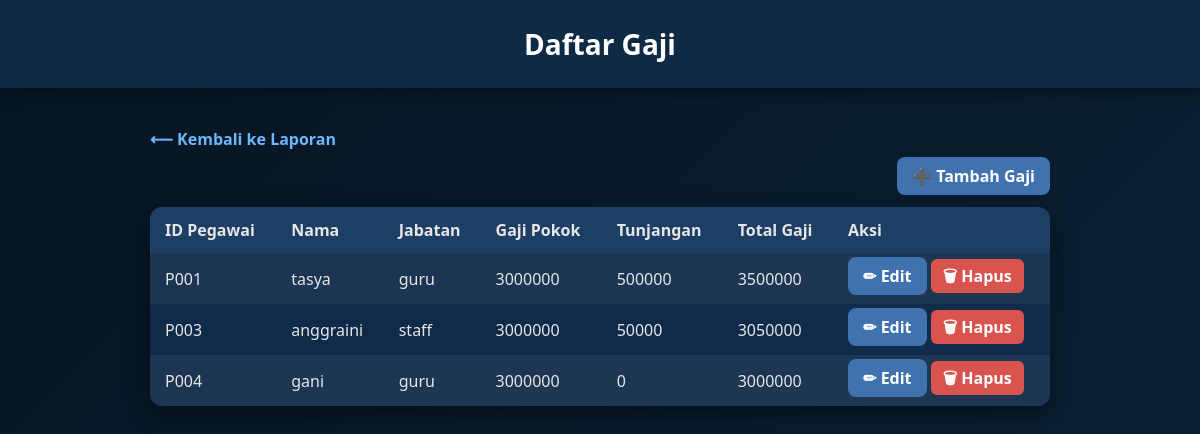
Before: /laporan/gaji/ with the older database file.
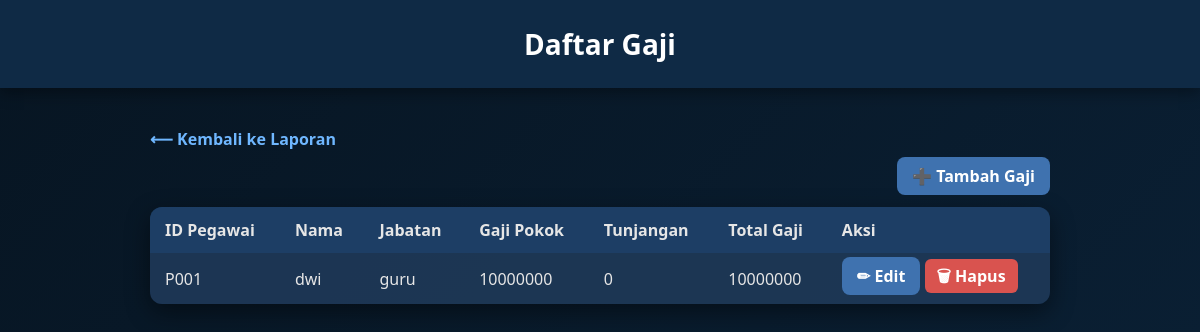
After: the same page with the newer database file.
### laporan/models.py (models this page shows, shortened)
class Gaji(models.Model):
    pegawai = models.ForeignKey(Pegawai, on_delete=models.CASCADE)     # Pegawai penerima gaji
    nama_pegawai = models.CharField(max_length=255, blank=True)        # Nama pegawai
    gaji_pokok = models.PositiveIntegerField(default=0)                # Gaji pokok
    tunjangan_jabatan = models.PositiveIntegerField(default=0)         # Tunjangan jabatan
    keterangan_tunjangan = models.CharField(max_length=255, blank=True, null=True)   # Keterangan tambahan
    @property
    def total_gaji(self):
        return self.gaji_pokok + self.tunjangan_jabatan

### admin_app/models.py (models this page shows, shortened)
class Pegawai(models.Model):
    id_pegawai = models.CharField(max_length=10, unique=True, editable=False)
    JABATAN_CHOICES = [
        ("guru", "Guru"),
        ("staff", "Staff"),
        ("admin", "Admin"),
    ]
    nama = models.CharField(max_length=200)
    jabatan = models.CharField(max_length=20, choices=JABATAN_CHOICES)
    gaji_pokok = models.IntegerField(default=0)

### laporan/views.py (the view)
# urls.py: path("gaji/", views.gaji_list, name="gaji_list"),
def gaji_list(request):
    gaji = Gaji.objects.all()
    return render(request, "laporan/gaji_list.html", {"gaji": gaji})

### laporan/templates/laporan/gaji_list.html (shortened to what this page needs)
<!DOCTYPE html>
<html lang="en">
<head>
</head>
<body>
<header>Daftar Gaji</header>
<div class="wrapper">
    <a href="{% url 'laporan_home' %}" class="back">⟵ Kembali ke Laporan</a>
    <div style="text-align:right; margin-bottom:20px;">
        <a href="{% url 'gaji_tambah' %}" class="button">➕ Tambah Gaji</a>
    </div>
    <table>
        <tr>
            <th>ID Pegawai</th>
            <th>Nama</th>
            <th>Jabatan</th>
            <th>Gaji Pokok</th>
            <th>Tunjangan</th>
            <th>Total Gaji</th>
            <th>Aksi</th>
        </tr>
        {% for g in gaji %}
        <tr>
            <td>{{ g.pegawai.id_pegawai }}</td>
            <td>{{ g.pegawai.nama }}</td>
            <td>{{ g.pegawai.jabatan }}</td>
            <td>{{ g.gaji_pokok }}</td>
            <td>{{ g.tunjangan_jabatan }}</td>
            <td>{{ g.total_gaji }}</td>
            <td>
                <a href="{% url 'gaji_edit' g.pk %}" class="button">✏ Edit</a>
                <a href="{% url 'gaji_hapus' g.pk %}" class="button-delete">🗑 Hapus</a>
            </td>
        </tr>
        {% empty %}
        <tr>
            <td colspan="7" style="text-align:center;">Belum ada data gaji</td>
        </tr>
        {% endfor %}
    </table>
</div>
</body>
</html>

Changed rows visible on the page:
removed Gaji: pegawai.id_pegawai "P001", pegawai.nama "tasya", pegawai.jabatan "guru", gaji_pokok "3000000", tunjangan_jabatan "500000", total_gaji "3500000"
removed Gaji: pegawai.id_pegawai "P003", pegawai.nama "anggraini", pegawai.jabatan "staff", gaji_pokok "3000000", tunjangan_jabatan "50000", total_gaji "3050000"
removed Gaji: pegawai.id_pegawai "P004", pegawai.nama "gani", pegawai.jabatan "guru", gaji_pokok "3000000", tunjangan_jabatan "0", total_gaji "3000000"
added Gaji: pegawai.id_pegawai "P001", pegawai.nama "dwi", pegawai.jabatan "guru", gaji_pokok "10000000", tunjangan_jabatan "0", total_gaji "10000000"
